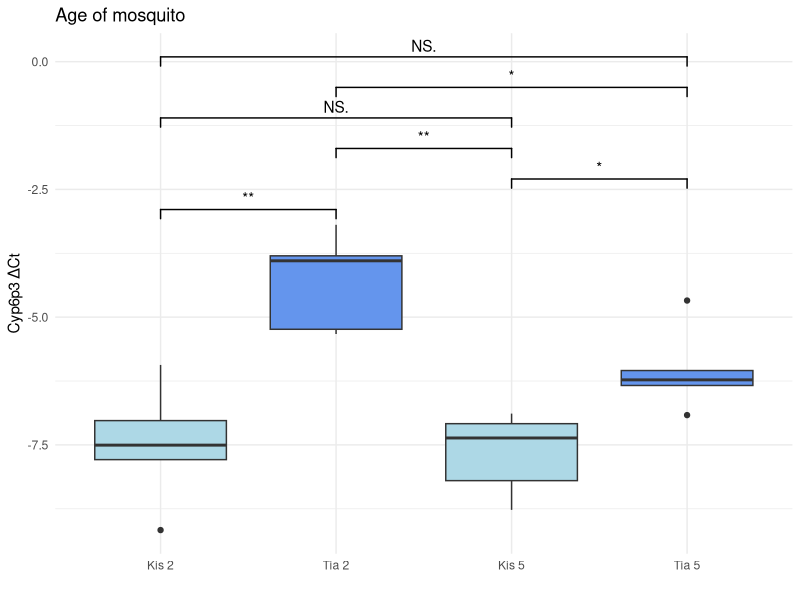
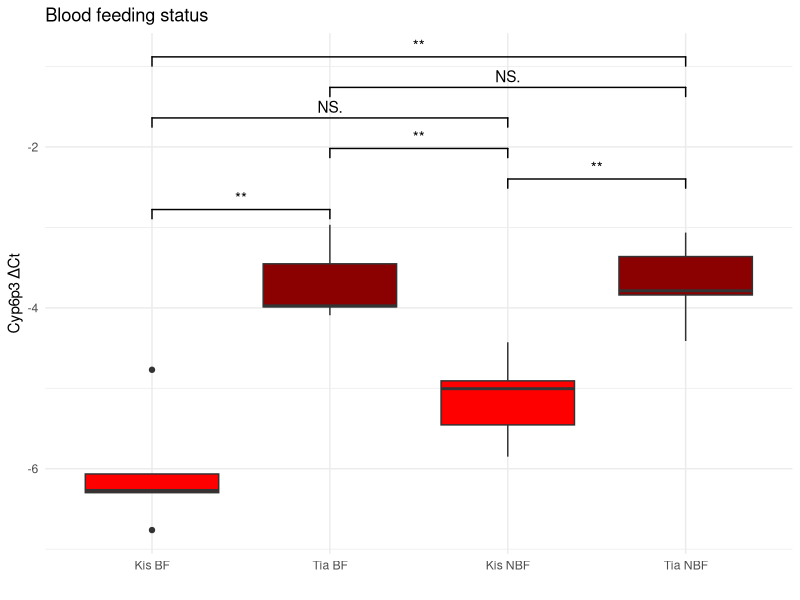
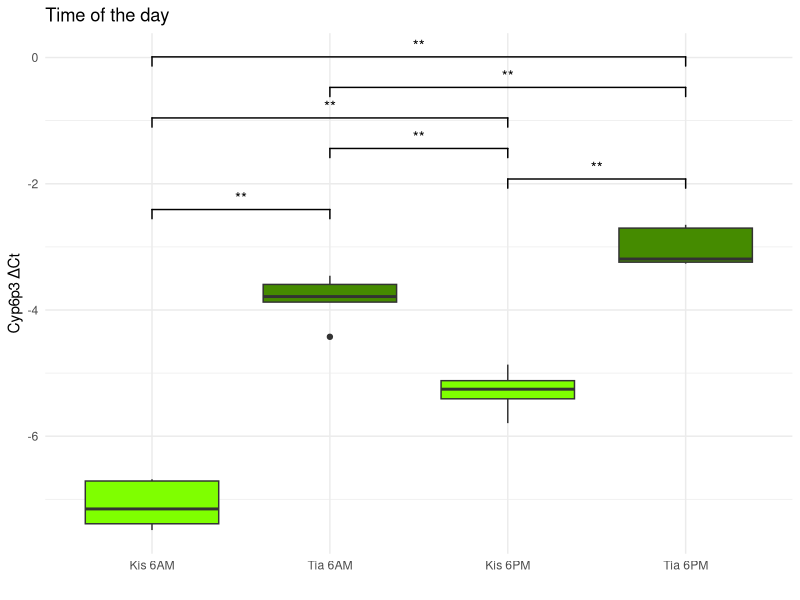
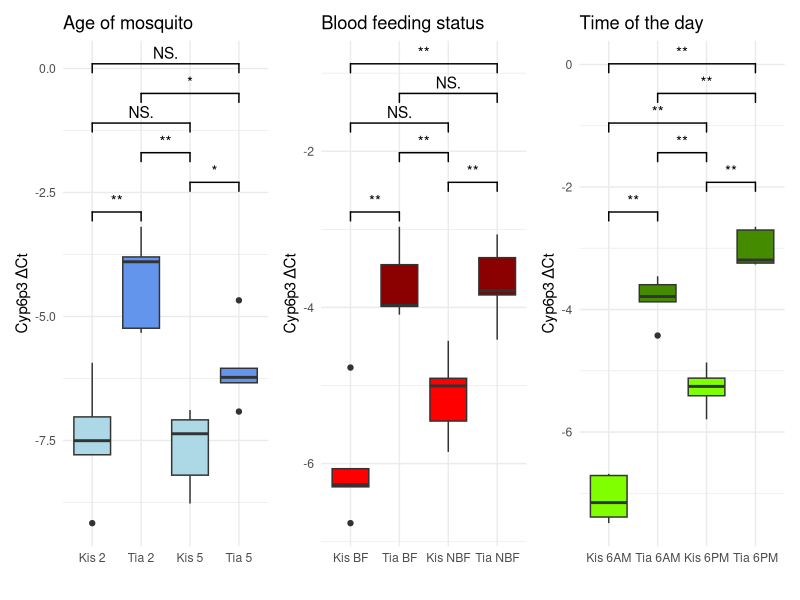
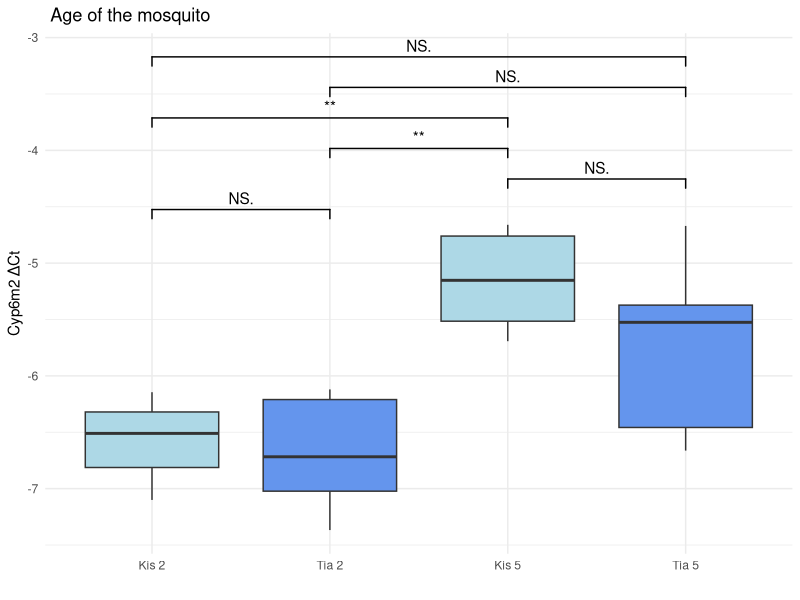
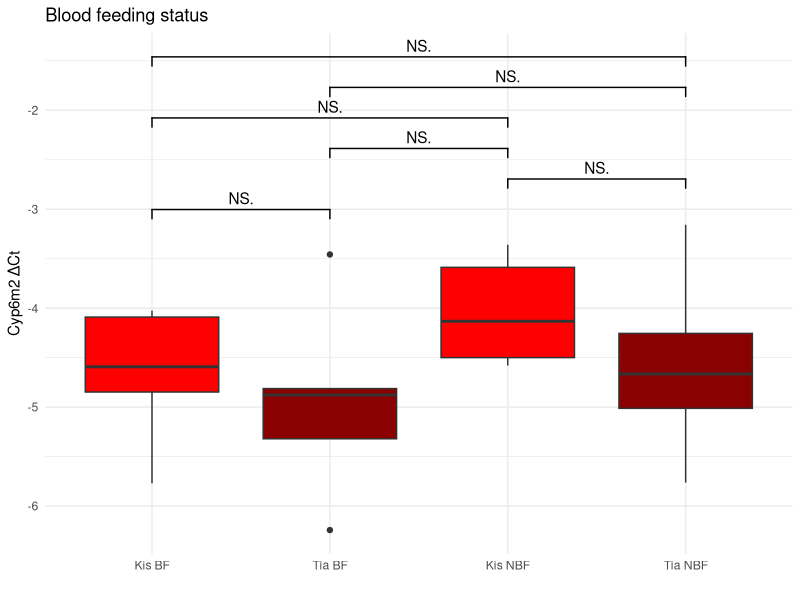
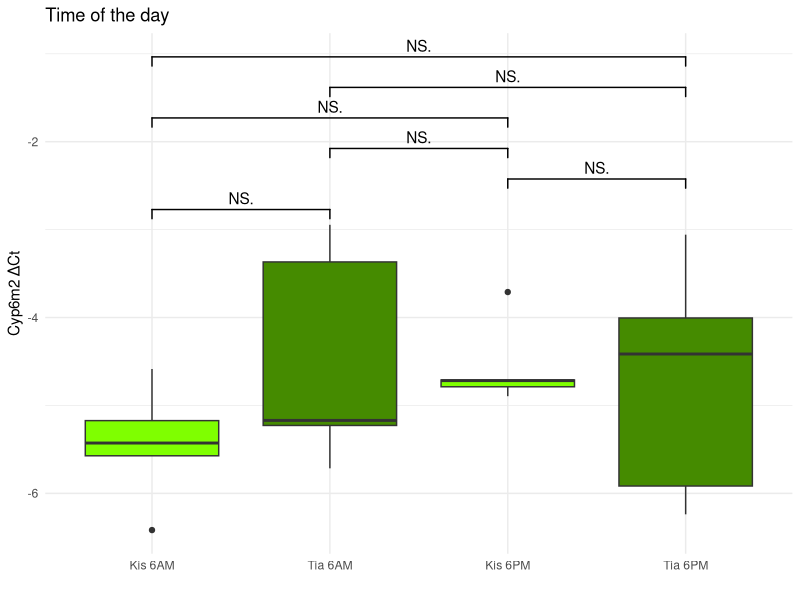
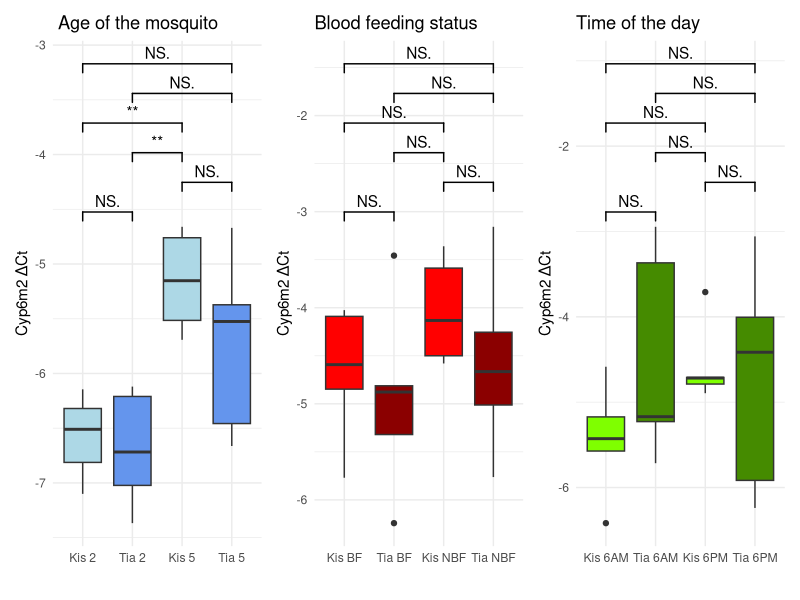

These charts were generated, in order, by the following R code:

# Gene_expression_analysis_box plots for Cyp6p3, Cyp6m2 and Cyp6aa1
# 28/07/2024
# box plots



#pacman::p_load(rio,here,tidyverse,patchwork)


#load packages
library(readxl)
library(ggplot2)
library(ggsignif)
library(patchwork)

#working directory
setwd("C:/Users/justi/OneDrive/Desktop/Re_ Research project results")

library(readxl)
age_mosq <- read_excel("gene_expression_data.xlsx",
                       sheet = "Age of the mosquito condition")
View(gene_expression_data)
###################
# Eric Suggestion #
###################
# The object gene_expression _data hasn't been created yet, so the above line doesn't work
###################

age_mosq<- read_excel("gene_expression_data.xlsx",
                      sheet = "Age of the mosquito condition")


blood_feeding <- read_excel("gene_expression_data.xlsx",
                            sheet = "Blood feeding status condition")

time_conditon <- read_excel("gene_expression_data.xlsx",
                            sheet = "Time of the day condition")


# create box plot for Cyp6p3--------------------------------------------------


age_mosq$Sample_Time <- paste(age_mosq$`Sample Name`, age_mosq$`Time of the day`, sep = " ")
# Ensure the order of levels for Sample_Time is set as desired
age_mosq$Sample_Time <- factor(age_mosq$Sample_Time, levels = c("Kisumu 2 Days", "Tiassale 2 Days", "Kisumu 5 Days", "Tiassale 5 Days"),
                               labels = c("Kis 2", "Tia 2", "Kis 5", "Tia 5"))
###################
# Eric suggestion #
###################
# Your code is good and correst. Just as a suggestion, you made find it useful and neater to use
# Magritt pipes to chain together commands on the same object. In the situation above, where you 
# create "Sample_Time" and then modify "Sample_Time", you can use the %>% symbol to chain those
# commands together. This is called piping, and looks like this (and give the exact same result
# as your code):
#library(magrittr)
#age_mosq$Sample_Time <- paste(age_mosq$`Sample Name`, age_mosq$`Time of the day`, sep = " ") %>%
#                        factor(levels = c("Kisumu 2 Days", "Tiassale 2 Days", "Kisumu 5 Days", "Tiassale 5 Days"))
###################



# Plot for age_mosq dataset with multiple comparisons
age_cyp6p3 <- ggplot(data = age_mosq,
                     aes(x = Sample_Time, y = Cyp6p3, fill = Sample_Time)) + # Added fill aesthetic
  geom_boxplot() +
  labs(x = "", y = 'Cyp6p3 ΔCt', title = "Age of mosquito") +
  geom_signif(comparisons = list(
    c("Kis 2", "Tia 2"),
    c("Kis 5", "Tia 5"),
    c("Tia 2", "Kis 5"),
    c("Kis 2", "Kis 5"),
    c("Tia 2", "Tia 5"),
    c("Kis 2", "Tia 5")),
    map_signif_level = TRUE, step_increase = 0.1) +  scale_fill_manual(values = c("Kis 2" = "lightblue", "Kis 5" = "lightblue",
                                                                                  "Tia 2" = "cornflowerblue", "Tia 5" = "cornflowerblue")) +
  theme_minimal() + theme(legend.position = "none")

###################
# Eric suggestion #
###################
# If you use the "geom_signif" function as above, it will do its own statistical test for significance
# (by default, it performs a Wilcoxon test), which might not produce the same result (and significance
# levels) as your own analysis. Have you checked that all the significance levels are the same as your
# own ones?
###################

ggsave(filename = "age_cyp6p3.png", plot = age_cyp6p3, device = "png", dpi = 300, width = 10, height = 7)

# Print the plot
print(age_cyp6p3)




#blood feeding status v gene expression


blood_feeding$Sample_Blood <- paste(blood_feeding$`Sample Name`, blood_feeding$`Blood-feeding status`, sep = " ")

# Ensure the order of levels for Sample_Blood is set as desired
blood_feeding$Sample_Blood <- factor(blood_feeding$Sample_Blood, levels = c("Kisumu Blood-fed", "Tiassale Blood-fed", "Kisumu Non-blood-fed", "Tiassale Non-blood-fed"),
                                     labels = c("Kis BF", "Tia BF", "Kis NBF", "Tia NBF"))

# Plot for blood_feeding dataset with multiple comparisons
blood_cyp6p3 <- ggplot(data = blood_feeding,
                       aes(x = Sample_Blood, y = Cyp6p3, fill = Sample_Blood)) + # Added fill aesthetic
  geom_boxplot() +
  labs(x = "", y = 'Cyp6p3 ΔCt', title = "Blood feeding status") +
  geom_signif(comparisons = list(
    c("Kis BF", "Tia BF"),
    c("Kis NBF", "Tia NBF"),
    c("Tia BF", "Kis NBF"),
    c("Kis BF", "Kis NBF"),
    c("Tia BF", "Tia NBF"),
    c("Kis BF", "Tia NBF")),
    map_signif_level = TRUE, step_increase = 0.1) +  scale_fill_manual(values = c("Kis BF" = "red", "Kis NBF" = "red",
                                                                                  "Tia BF" = "darkred", "Tia NBF" = "darkred")) +
  theme_minimal() + theme(legend.position = "none")

# Print the plot
print(blood_cyp6p3)


time_conditon$Sample_Time <- paste(time_conditon$`Sample Name`, time_conditon$`Time of the day`, sep = " ")
# Ensure the order of levels for Sample_Time is set as desired
time_conditon$Sample_Time <- factor(time_conditon$Sample_Time, levels = c("Kisumu 6AM", "Tiassale 6AM", "Kisumu 6PM", "Tiassale 6PM"),
                                    labels = c("Kis 6AM", "Tia 6AM", "Kis 6PM", "Tia 6PM"))


# Plot for time_conditon dataset with multiple comparisons
time_cyp6p3 <- ggplot(data = time_conditon,
                      aes(x = Sample_Time, y = Cyp6p3, fill = Sample_Time)) + # Added fill aesthetic
  geom_boxplot() +
  labs(x = "", y = 'Cyp6p3 ΔCt', title = "Time of the day") +
  geom_signif(comparisons = list(
    c("Kis 6AM", "Tia 6AM"),
    c("Kis 6PM", "Tia 6PM"),
    c("Tia 6AM", "Kis 6PM"),
    c("Kis 6AM", "Kis 6PM"),
    c("Tia 6AM", "Tia 6PM"),
    c("Kis 6AM", "Tia 6PM")),
    map_signif_level = TRUE, step_increase = 0.1) +  scale_fill_manual(values = c("Kis 6AM" = "chartreuse1", "Kis 6PM" = "chartreuse1",
                                                                                  "Tia 6AM" = "chartreuse4", "Tia 6PM" = "chartreuse4")) +
  theme_minimal() + theme(legend.position = "none")

# Print the plot
print(time_cyp6p3)


combined_cyp6p3 <- age_cyp6p3 + blood_cyp6p3 + time_cyp6p3

print(combined_cyp6p3)





# the mosquito v gene expression Cyp6m2 boxplots-----------------------------------------------------


age_mosq$Sample_Time <- paste(age_mosq$`Sample Name`, age_mosq$`Time of the day`, sep = " ")

# Ensure the order of levels for Sample_Time is set as desired
age_mosq$Sample_Time <- factor(age_mosq$Sample_Time, levels = c("Kisumu 2 Days", "Tiassale 2 Days", "Kisumu 5 Days", "Tiassale 5 Days"),
                               labels = c("Kis 2", "Tia 2", "Kis 5", "Tia 5"))


# Plot for age_mosq dataset with multiple comparisons
age_cyp6m2 <- ggplot(data = age_mosq,
                     aes(x = Sample_Time, y = Cyp6m2, fill = Sample_Time)) + # Added fill aesthetic
  geom_boxplot() +
  labs(x = "", y = 'Cyp6m2 ΔCt', title = " Age of the mosquito") +
  geom_signif(comparisons = list(
    c("Kis 2", "Tia 2"),
    c("Kis 5", "Tia 5"),
    c("Tia 2", "Kis 5"),
    c("Kis 2", "Kis 5"),
    c("Tia 2", "Tia 5"),
    c("Kis 2", "Tia 5")),
    map_signif_level = TRUE, step_increase = 0.1) +  scale_fill_manual(values = c("Kis 2" = "lightblue", "Kis 5" = "lightblue",
                                                                                  "Tia 2" = "cornflowerblue", "Tia 5" = "cornflowerblue")) +
  theme_minimal() + theme(legend.position = "none")

# Print the plot
print(age_cyp6m2)


#Blood feeding status v gene expression Cyp6m2


blood_feeding$Sample_Blood <- paste(blood_feeding$`Sample Name`, blood_feeding$`Blood-feeding status`, sep = " ")
# Ensure the order of levels for Sample_Blood is set as desired
blood_feeding$Sample_Blood <- factor(blood_feeding$Sample_Blood, levels = c("Kisumu Blood-fed", "Tiassale Blood-fed", "Kisumu Non-blood-fed", "Tiassale Non-blood-fed"),
                                     labels = c("Kis BF", "Tia BF", "Kis NBF", "Tia NBF"))

# Plot for blood_feeding dataset with multiple comparisons
blood_cyp6m2 <- ggplot(data = blood_feeding,
                       aes(x = Sample_Blood, y = Cyp6m2, fill = Sample_Blood)) + # Added fill aesthetic
  geom_boxplot() +
  labs(x = "", y = 'Cyp6m2 ΔCt', title = "Blood feeding status") +
  geom_signif(comparisons = list(
    c("Kis BF", "Tia BF"),
    c("Kis NBF", "Tia NBF"),
    c("Tia BF", "Kis NBF"),
    c("Kis BF", "Kis NBF"),
    c("Tia BF", "Tia NBF"),
    c("Kis BF", "Tia NBF")),
    map_signif_level = TRUE, step_increase = 0.1) +  scale_fill_manual(values = c("Kis BF" = "red", "Kis NBF" = "red",
                                                                                  "Tia BF" = "darkred", "Tia NBF" = "darkred")) +
  theme_minimal() + theme(legend.position = "none")


# Print the plot
print(blood_cyp6m2)



#Time of the day v gene expression Cyp6m2


time_conditon$Sample_Time <- paste(time_conditon$`Sample Name`, time_conditon$`Time of the day`, sep = " ")
# Ensure the order of levels for Sample_Time is set as desired
time_conditon$Sample_Time <- factor(time_conditon$Sample_Time, levels = c("Kisumu 6AM", "Tiassale 6AM", "Kisumu 6PM", "Tiassale 6PM"),
                                    labels = c("Kis 6AM", "Tia 6AM", "Kis 6PM", "Tia 6PM"))


# Plot for time_conditon dataset with multiple comparisons
time_cyp6m2 <- ggplot(data = time_conditon,
                      aes(x = Sample_Time, y = Cyp6m2, fill = Sample_Time)) + # Added fill aesthetic
  geom_boxplot() +
  labs(x = "", y = 'Cyp6m2 ΔCt', title = "Time of the day") +
  geom_signif(comparisons = list(
    c("Kis 6AM", "Tia 6AM"),
    c("Kis 6PM", "Tia 6PM"),
    c("Tia 6AM", "Kis 6PM"),
    c("Kis 6AM", "Kis 6PM"),
    c("Tia 6AM", "Tia 6PM"),
    c("Kis 6AM", "Tia 6PM")),
    map_signif_level = TRUE, step_increase = 0.1) +  scale_fill_manual(values = c("Kis 6AM" = "chartreuse1", "Kis 6PM" = "chartreuse1",
                                                                                  "Tia 6AM" = "chartreuse4", "Tia 6PM" = "chartreuse4")) +
  theme_minimal() + theme(legend.position = "none")

# Print the plot
print(time_cyp6m2)


combined_cyp6m2 <- age_cyp6m2 + blood_cyp6m2 + time_cyp6m2

print(combined_cyp6m2)



# the mosquito v gene expression Cyp6aa1--------------------------------------------------------


age_mosq$Sample_Time <- paste(age_mosq$`Sample Name`, age_mosq$`Time of the day`, sep = " ")
# Ensure the order of levels for Sample_Time is set as desired
age_mosq$Sample_Time <- factor(age_mosq$Sample_Time, levels = c("Kisumu 2 Days", "Tiassale 2 Days", "Kisumu 5 Days", "Tiassale 5 Days"),
                               labels = c("Kis 2", "Tia 2", "Kis 5", "Tia 5"))

# Plot for age_mosq dataset with multiple comparisons
age_cyp6aa1 <- ggplot(data = age_mosq,
                      aes(x = Sample_Time, y = Cyp6aa1, fill = Sample_Time)) + # Added fill aesthetic
  geom_boxplot() +
  labs(x = "", y = 'Cyp6aa1 ΔCt', title = "Age of the mosquito") +
  geom_signif(comparisons = list(
    c("Kis 2", "Tia 2"),
    c("Kis 5", "Tia 5"),
    c("Tia 2", "Kis 5"),
    c("Kis 2", "Kis 5"),
    c("Tia 2", "Tia 5"),
    c("Kis 2", "Tia 5")),
    map_signif_level = TRUE, step_increase = 0.1) +  scale_fill_manual(values = c("Kis 2" = "lightblue", "Kis 5" = "lightblue",
                                                                                  "Tia 2" = "cornflowerblue", "Tia 5" = "cornflowerblue")) +
  theme_minimal() + theme(legend.position = "none")

# Print the plot
print(age_cyp6aa1)



# the mosquito v gene expression Cyp6aa1


blood_feeding$Sample_Blood <- paste(blood_feeding$`Sample Name`, blood_feeding$`Blood-feeding status`, sep = " ")
# Ensure the order of levels for Sample_Blood is set as desired
blood_feeding$Sample_Blood <- factor(blood_feeding$Sample_Blood, levels = c("Kisumu Blood-fed", "Tiassale Blood-fed", "Kisumu Non-blood-fed", "Tiassale Non-blood-fed"),
                                     labels = c("Kis BF", "Tia BF", "Kis NBF", "Tia NBF"))

# Plot for blood_feeding dataset with multiple comparisons
blood_cyp6aa1 <- ggplot(data = blood_feeding,
                        aes(x = Sample_Blood, y = Cyp6aa1, fill = Sample_Blood)) + # Added fill aesthetic
  geom_boxplot() +
  labs(x = "", y = 'Cyp6aa1 ΔCt', title = "Blood feeding status") +
  geom_signif(comparisons = list(
    c("Kis BF", "Tia BF"),
    c("Kis NBF", "Tia NBF"),
    c("Tia BF", "Kis NBF"),
    c("Kis BF", "Kis NBF"),
    c("Tia BF", "Tia NBF"),
    c("Kis BF", "Tia NBF")),
    map_signif_level = TRUE, step_increase = 0.1) + scale_fill_manual(values = c("Kis BF" = "red", "Kis NBF" = "red",
                                                                                 "Tia BF" = "darkred", "Tia NBF" = "darkred")) +
  theme_minimal() + theme(legend.position = "none")

# Print the plot
print(blood_cyp6aa1)



#Time of the day v gene expression Cyp6aa1


time_conditon$Sample_Time <- paste(time_conditon$`Sample Name`, time_conditon$`Time of the day`, sep = " ")
# Ensure the order of levels for Sample_Time is set as desired
time_conditon$Sample_Time <- factor(time_conditon$Sample_Time, levels = c("Kisumu 6AM", "Tiassale 6AM", "Kisumu 6PM", "Tiassale 6PM"),
                                    labels = c("Kis 6AM", "Tia 6AM", "Kis 6PM", "Tia 6PM"))

# Plot for time_conditon dataset with multiple comparisons
time_cyp6aa1 <- ggplot(data = time_conditon,
                       aes(x = Sample_Time, y = Cyp6aa1, fill = Sample_Time)) + # Added fill aesthetic
  geom_boxplot() +
  labs(x = "", y = 'Cyp6aa1 ΔCt', title = "Time of the day") +
  geom_signif(comparisons = list(
    c("Kis 6AM", "Tia 6AM"),
    c("Kis 6PM", "Tia 6PM"),
    c("Tia 6AM", "Kis 6PM"),
    c("Kis 6AM", "Kis 6PM"),
    c("Tia 6AM", "Tia 6PM"),
    c("Kis 6AM", "Tia 6PM")),
    map_signif_level = TRUE, step_increase = 0.1) + scale_fill_manual(values = c("Kis 6AM" = "chartreuse1", "Kis 6PM" = "chartreuse1",
                                                                                  "Tia 6AM" = "chartreuse4", "Tia 6PM" = "chartreuse4")) +
  theme_minimal() + theme(legend.position = "none")

# Print the plot
print(time_cyp6aa1)


combined_cyp6aa1 <- age_cyp6aa1 + blood_cyp6aa1 + time_cyp6aa1

# final combined plots

combined_cyp6p3/combined_cyp6m2/combined_cyp6aa1






